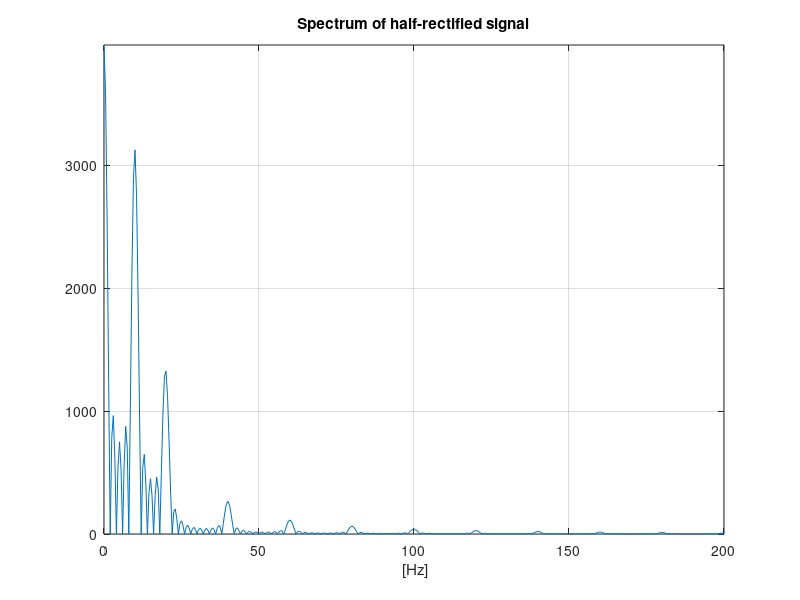

The MATLAB source for this figure:
% Lecture Note Example p.22

close all, clear all, clc

Ts=1/5000;Fs=1/Ts;
fo=10;E=5;
wo=2*pi*fo;

t=-0.2:Ts:0.3;
s=E*sin(wo*t);
y=s.*(s>=0);

%plot(t,s),xlabel(' [sec]'),title('sine') 
%figure,plot(t,y),xlabel(' [sec]'),title('half-rectified') 
%figure,plot(t,s,t,y),xlabel(' [sec]'),legend('sine','half-rectified') 
 


[Y,f]=freqz(y,1,Fs,Fs);
figure,plot(f,abs(Y)),grid
xlabel(' [Hz]'),axis([0,200,0,inf]),title('Spectrum of half-rectified signal')
